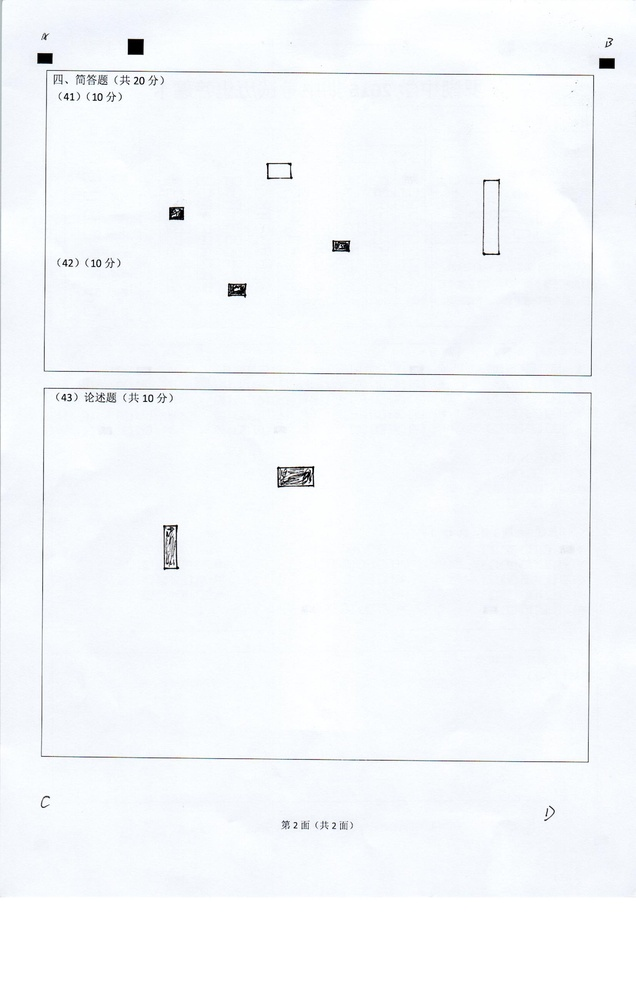
//> input picture warpAffine/002.jpg, 636 x 1000 px, shrunk from 1653 x 2598 before the run
$ ./main   (built with g++ and OpenCV 4)
//> lines starting //> are read from the running program, lines starting //| are printed output that depends on the picture; after the words box and inside, x2 and y2 are one past the last pixel; in counts of white or black regions, pixels touching at a corner belong together
//> further down, src is the input picture: 1000 rows x 636 cols, CV_8UC3; mean B, G, R 251.6, 248.6, 245.6
### TesseractTest/MouseSelect.h
#pragma once
#ifndef __MOUSESELECT_H__
#define __MOUSESELECT_H__

#include <opencv2/opencv.hpp>
#include <iostream>

#define MAX_OBJECTS    10
using namespace cv;
//using namespace std;
typedef struct MouseSelectParams
{
	std::vector<Point> pts;        //Points of selected
	char        *win_name;
	Mat            *image;
	unsigned int mode;        //1 Point,2 Rect
	int             n;            // selected object number
}MouseSelectParams;

void on_mouse(int event, int x, int y, int flags, void *param);
class MouseSelect
{
public:
	MouseSelect();
	~MouseSelect();

	void select_rect(Mat &frame);
	void select_point(Mat &frame);

	std::vector<Point> vPoints;
	std::vector<Rect> vRects;
	unsigned int obj_selected;
private:
	int get_rects(Mat &frame);
	int get_points(Mat &frame);

};
#endif

### TesseractTest/MouseSelect.cpp
#include "MouseSelect.h"

MouseSelectParams *g_mousep;
MouseSelect::MouseSelect() {}

MouseSelect::~MouseSelect() {}

void MouseSelect::select_rect(Mat &frame)
{
	obj_selected = 0;
	while (0 == obj_selected)
	{
		obj_selected = get_rects(frame);
		if (obj_selected == 0)
		{
			std::cout << "You haven't selected any rectangles. " << std::endl;
		}
	}
//> this loop made 1 pass; the left mouse button is pressed at (159, 250)
//> obj_selected on pass 1: 1
//> pass 1, in on_mouse (call 4), `imshow(g_mousep->win_name, *g_mousep->image);`:
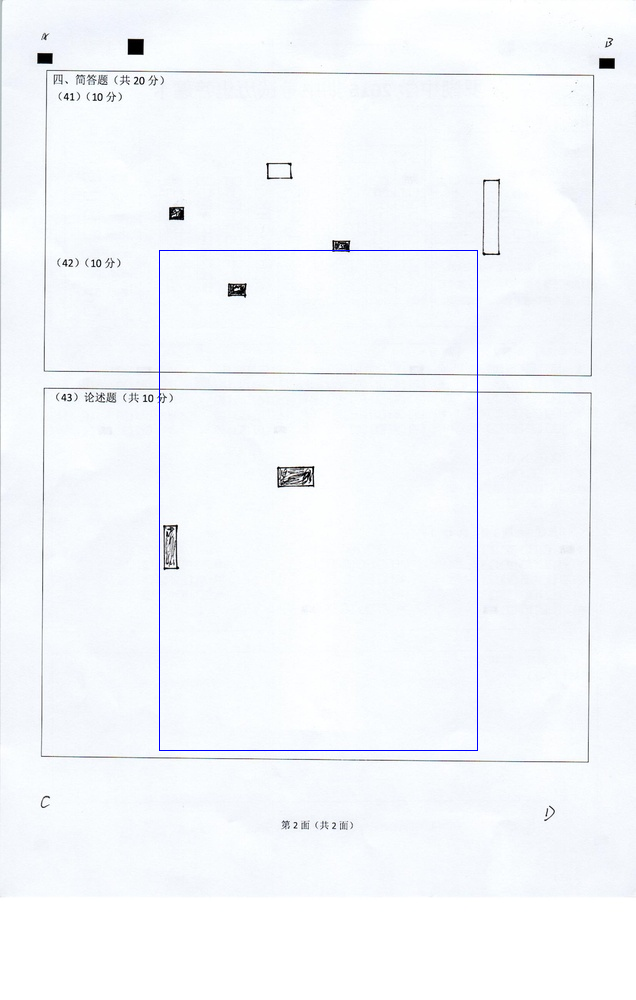
//> window 'Init Frame': 1000 rows x 636 cols, CV_8UC3; mean B, G, R 251.6, 247.9, 245
}

// [12 lines left out: function select_point, not called in this run]

int MouseSelect::get_rects(Mat &frame)
{
	char *win_name = "Init Frame";
	MouseSelectParams params;
	params.win_name = win_name;
	params.image = &frame;
	params.n = 0;
	params.mode = 2;
	namedWindow(win_name, WINDOW_AUTOSIZE);
	imshow(win_name, frame);

	g_mousep = &params;
	setMouseCallback(win_name, on_mouse, 0);
	waitKey(0);
	destroyWindow(win_name);

	int x1, x2, y1, y2, w, h;
	Rect rt;
	Point pt1, pt2;
	std::cout << "Point Num: " << params.pts.size() << " Object Num: " << params.n << " Object Type: Rect." << std::endl;
	for (int i = 0; i < params.pts.size(); i += 2)
	{
		pt1 = params.pts[i];
		pt2 = params.pts[i + 1];
		x1 = min(pt1.x, pt2.x);
		x2 = max(pt1.x, pt2.x);
		y1 = min(pt1.y, pt2.y);
		y2 = max(pt1.y, pt2.y);
		w = x2 - x1;
		h = y2 - y1;
		w = (w % 2) ? w : w + 1;
		h = (h % 2) ? h : h + 1;
		rt.x = x1;
		rt.y = y1;
		rt.width = w;
		rt.height = h;
		vRects.push_back(rt);
	}
	return params.n;
}

// [25 lines left out: function get_points, not called in this run]

void on_mouse(int event, int x, int y, int flags, void *param)
{
	int        n;
	static bool pressed = false;
	static Point cur_pt;
	static Point prev_pt;
	/* on left button press, remember first corner of rectangle around object */
	if (event == CV_EVENT_LBUTTONDOWN)
	{
		n = g_mousep->n;
		if (n == MAX_OBJECTS)
		{
			return;
		}
		prev_pt.x = x;
		prev_pt.y = y;
		//cout<<prev_pt.x <<","<<prev_pt.y<<" "<<cur_pt.x<<","<<cur_pt.y<<endl;
		pressed = true;
	}
	/* on left button up, finalise the rectangle and draw it in black */
	else if (event == CV_EVENT_LBUTTONUP && pressed)
	{
		/* 1 == mode for selecting points */
		if (1 == g_mousep->mode)
		{
			n = g_mousep->n;
			if (n == MAX_OBJECTS)
			{
				return;
			}
			cur_pt.x = x;
			cur_pt.y = y;
			g_mousep->pts.push_back(cur_pt);
			int radius = 3;
			circle(*g_mousep->image, cur_pt, radius, CV_RGB(255, 0, 0));
			imshow(g_mousep->win_name, *g_mousep->image);
			pressed = false;
			g_mousep->n++;
		}
		/* 2 == mode for selecting rectangles */
		else if (2 == g_mousep->mode)
		{
			n = g_mousep->n;
			if (n == MAX_OBJECTS)
			{
				return;
			}
			cur_pt.x = x;
			cur_pt.y = y;
			g_mousep->pts.push_back(prev_pt);
			g_mousep->pts.push_back(cur_pt);

//			g_mousep->rt = CvRect(prev_pt.x, prev_pt.y, cur_pt.x - prev_pt.x, cur_pt.y - prev_pt.y);
			//    cout<<prev_pt.x <<","<<prev_pt.y<<" "<<cur_pt.x<<","<<cur_pt.y<<endl;
			rectangle(*g_mousep->image, prev_pt, cur_pt, CV_RGB(0, 0, 255));
			imshow(g_mousep->win_name, *g_mousep->image);
			pressed = false;
			g_mousep->n++;
		}
		else if (3 == g_mousep->mode)
		{
			n = g_mousep->n;

		}
	}
	else if (event == CV_EVENT_MOUSEMOVE && pressed && CV_EVENT_FLAG_LBUTTON)
	{
		if (2 == g_mousep->mode)
		{
			n = g_mousep->n;
			if (n == MAX_OBJECTS)
			{
				return;
			}
			cur_pt.x = x;
			cur_pt.y = y;
			Mat tmp = (*g_mousep->image).clone();
			//cout<<prev_pt.x <<","<<prev_pt.y<<" "<<cur_pt.x<<","<<cur_pt.y<<endl;
			rectangle(tmp, prev_pt, cur_pt, CV_RGB(0, 255, 0));
			imshow(g_mousep->win_name, tmp);
		}
	}
}

### warpAffine/main.cpp
#include <opencv2/core/core.hpp>
#include<opencv2/highgui/highgui.hpp>
#include<opencv2/imgproc/imgproc.hpp>
#include<iostream>
#include<map>
#include<cmath>
#include <time.h>
#include "MouseSelect.h"


using namespace std;
using namespace cv;

#if 1
cv::Mat src;
std::vector<Rect> vecFix;
MouseSelect mouse;

cv::Mat dst;
std::vector<Rect> vecFix2;

bool SortByArea(cv::Rect& rt1, cv::Rect& rt2)
{
	return rt1.area() > rt2.area() ? true : (rt1.area() < rt2.area() ? false : (rt1.x > rt2.x ? true : false));
}

void sharpenImage1(const cv::Mat &image, cv::Mat &result)
{
	//创建并初始化滤波模板
	cv::Mat kernel(3, 3, CV_32F, cv::Scalar(0));
	kernel.at<float>(1, 1) = 5;
	kernel.at<float>(0, 1) = -1.0;
	kernel.at<float>(1, 0) = -1.0;
	kernel.at<float>(1, 2) = -1.0;
	kernel.at<float>(2, 1) = -1.0;

	result.create(image.size(), image.type());

	//对图像进行滤波
	cv::filter2D(image, result, image.depth(), kernel);
}

// [61 lines left out: function Recognise, not called in this run]

bool Recognise2(cv::Rect rtOri, cv::Mat& src, std::vector<Rect>& vecFix)
{
	clock_t start, end;
	start = clock();

	Mat imgResult = src(rtOri).clone();

	if (imgResult.channels() == 3)
		cvtColor(imgResult, imgResult, CV_BGR2GRAY);
	GaussianBlur(imgResult, imgResult, cv::Size(5, 5), 0, 0);
//	imshow("GaussianBlur", imgResult);
	sharpenImage1(imgResult, imgResult);
//	imshow("sharpenImage1", imgResult);

	threshold(imgResult, imgResult, 60, 255, THRESH_BINARY);
//	imshow("threshold", imgResult);

	cv::Canny(imgResult, imgResult, 0, 90, 5);
//	imshow("Canny", imgResult);
	Mat element = getStructuringElement(MORPH_RECT, Size(6, 6));	//Size(6, 6)	普通空白框可识别
// 	dilate(imgResult, imgResult, element);
// 	imshow("dilate", imgResult);

	IplImage ipl_img(imgResult);

	//the parm. for cvFindContours
	CvMemStorage* storage = cvCreateMemStorage(0);
	CvSeq* contour = 0;

	//提取轮廓
	cvFindContours(&ipl_img, storage, &contour, sizeof(CvContour), CHAIN_APPROX_NONE, CV_CHAIN_APPROX_SIMPLE);

	bool bResult = false;
	std::vector<Rect>RectCompList;
	for (int iteratorIdx = 0; contour != 0; contour = contour->h_next, iteratorIdx++)
	{
		CvRect aRect = cvBoundingRect(contour, 0);
		Rect rm = aRect;

		if (rm.width < 10 || rm.height < 7 || rm.width > 70 || rm.height > 50 || rm.area() < 70)
		{
			char szLog[200] = { 0 };
			sprintf_s(szLog, "rect: (%d,%d,%d,%d)\n", rm.x, rm.y, rm.width, rm.height);
			std::cout << szLog << std::endl;
			continue;
		}

		rm.x = rm.x + rtOri.x/* - m_ptFixCP.x*/;
		rm.y = rm.y + rtOri.y/* - m_ptFixCP.y*/;

		RectCompList.push_back(rm);

	}

	std::sort(RectCompList.begin(), RectCompList.end(), SortByArea);
	if (RectCompList.size())
	{
		Rect rtTmp = RectCompList[0];
		vecFix.push_back(rtTmp);
	}

	end = clock();

	char szLog[200] = { 0 };
	sprintf_s(szLog, "Recognise time: %d, find rect counts: %d.\n", end - start, RectCompList.size());
	std::cout << szLog << std::endl;
	return bResult;
}

void HRotate(cv::Mat& src, cv::Mat& dst, cv::Mat& rotMat)
{
	clock_t start, end;
	start = clock();

	Mat hsv;
	cvtColor(src, hsv, CV_BGR2GRAY);
	Mat srcImg = hsv;


	Point center(srcImg.cols / 2, srcImg.rows / 2);
//> center = Point(318, 500)

	//Expand image to an optimal size, for faster processing speed
	//Set widths of borders in four directions
	//If borderType==BORDER_CONSTANT, fill the borders with (0,0,0)
	Mat padded;
	int opWidth = getOptimalDFTSize(srcImg.rows);
//> opWidth = 1000
	int opHeight = getOptimalDFTSize(srcImg.cols);
//> opHeight = 640
	copyMakeBorder(srcImg, padded, 0, opWidth - srcImg.rows, 0, opHeight - srcImg.cols, BORDER_CONSTANT, Scalar::all(0));

	char szTmpLog[200] = { 0 };
	end = clock();
	sprintf_s(szTmpLog, "时间1: %d\n", end - start);
	std::cout << szTmpLog << std::endl;

	Mat planes[] = { Mat_<float>(padded), Mat::zeros(padded.size(), CV_32F) };
//> planes[1]: 1000 rows x 640 cols, CV_32FC1; every value is 0
	Mat comImg;
	//Merge into a double-channel image
	merge(planes, 2, comImg);


	end = clock();
	sprintf_s(szTmpLog, "时间2-0: %d\n", end - start);
	std::cout << szTmpLog << std::endl;

	//Use the same image as input and output,
	//so that the results can fit in Mat well
	dft(comImg, comImg);


	end = clock();
	sprintf_s(szTmpLog, "时间2-1: %d\n", end - start);
	std::cout << szTmpLog << std::endl;

	//Compute the magnitude
	//planes[0]=Re(DFT(I)), planes[1]=Im(DFT(I))
	//magnitude=sqrt(Re^2+Im^2)
	split(comImg, planes);
	magnitude(planes[0], planes[1], planes[0]);

	end = clock();
	sprintf_s(szTmpLog, "时间2-2: %d\n", end - start);
	std::cout << szTmpLog << std::endl;

	//Switch to logarithmic scale, for better visual results
	//M2=log(1+M1)
	Mat magMat = planes[0];
	magMat += Scalar::all(1);
	log(magMat, magMat);

	end = clock();
	sprintf_s(szTmpLog, "时间3: %d\n", end - start);
	std::cout << szTmpLog << std::endl;

	//Crop the spectrum
	//Width and height of magMat should be even, so that they can be divided by 2
	//-2 is 11111110 in binary system, operator & make sure width and height are always even
	magMat = magMat(Rect(0, 0, magMat.cols & -2, magMat.rows & -2));

	//Rearrange the quadrants of Fourier image,
	//so that the origin is at the center of image,
	//and move the high frequency to the corners
	int cx = magMat.cols / 2;
//> cx = 320
	int cy = magMat.rows / 2;
//> cy = 500

	Mat q0(magMat, Rect(0, 0, cx, cy));
	Mat q1(magMat, Rect(0, cy, cx, cy));
	Mat q2(magMat, Rect(cx, cy, cx, cy));
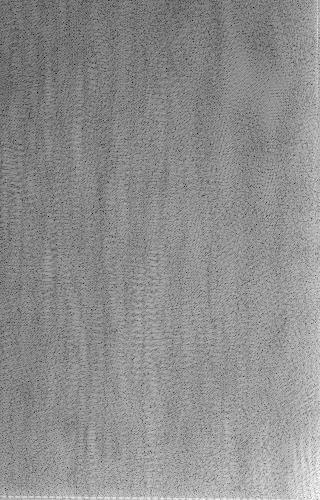
//> q2: 500 rows x 320 cols, CV_32FC1; min 2.15, max 12.88, mean 8.15; drawn with min black and max white
	Mat q3(magMat, Rect(cx, 0, cx, cy));
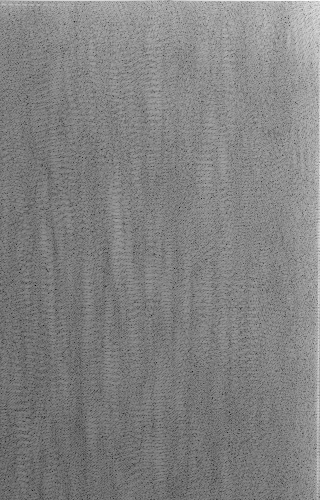
//> q3: 500 rows x 320 cols, CV_32FC1; min 1.51, max 14.23, mean 8; drawn with min black and max white

	Mat tmp;
	q0.copyTo(tmp);
	q2.copyTo(q0);
	tmp.copyTo(q2);

	q1.copyTo(tmp);
	q3.copyTo(q1);
	tmp.copyTo(q3);
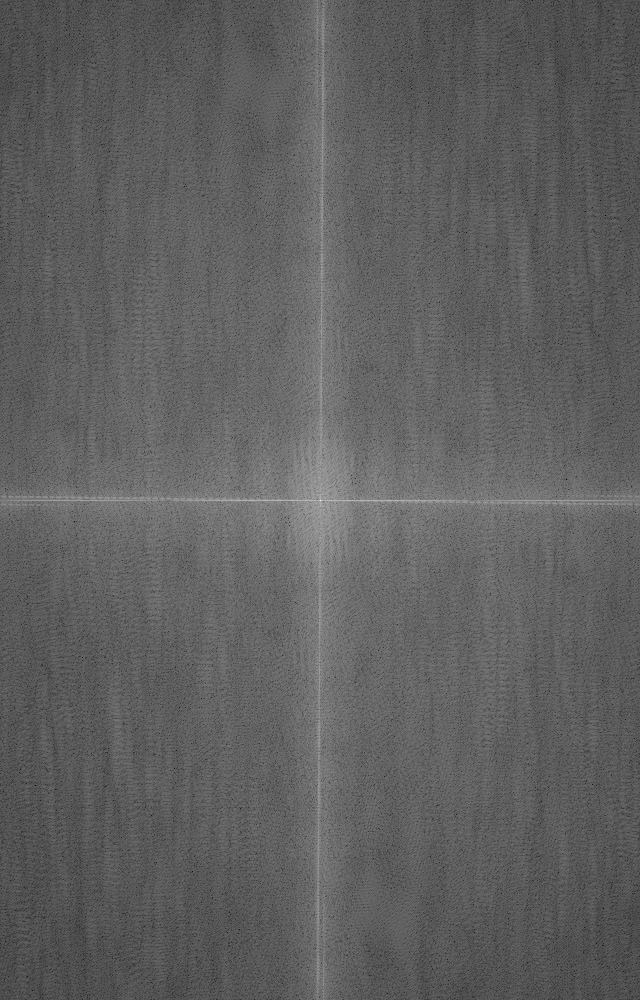
//> magMat: 1000 rows x 640 cols, CV_32FC1; min 1.51, max 18.88, mean 8.08; drawn with min black and max white

	end = clock();
	sprintf_s(szTmpLog, "时间4: %d\n", end - start);
	std::cout << szTmpLog << std::endl;

	//Normalize the magnitude to [0,1], then to[0,255]
	normalize(magMat, magMat, 0, 1, CV_MINMAX);
	Mat magImg(magMat.size(), CV_8UC1);
	magMat.convertTo(magImg, CV_8UC1, 255, 0);
	//	imshow("magnitude", magImg);
	//imwrite("imageText_mag.jpg",magImg);

	//Turn into binary image
	threshold(magImg, magImg, 150, 255, CV_THRESH_BINARY);
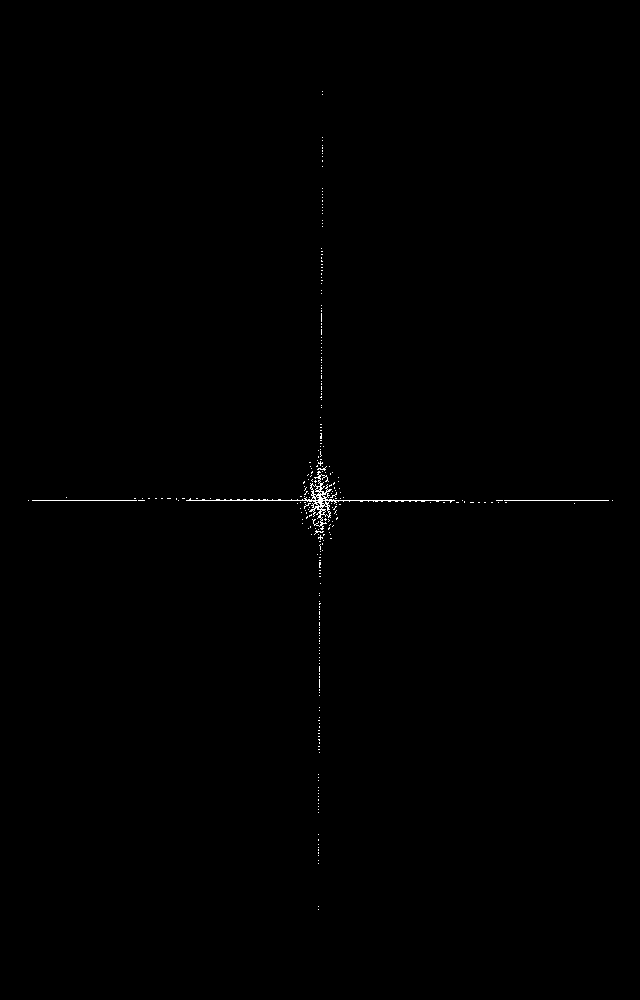
//> magImg: 1000 rows x 640 cols, CV_8UC1; 0.25% white in thin lines or dots, all inside (x1, y1, x2, y2) = (28, 91, 613, 910)
	//	imshow("mag_binary", magImg);
	//imwrite("imageText_bin.jpg",magImg);

	end = clock();
	sprintf_s(szTmpLog, "时间5: %d\n", end - start);
	std::cout << szTmpLog << std::endl;

	//Find lines with Hough Transformation
	std::vector<cv::Vec2f> lines;
	float pi180 = (float)CV_PI / 180;
	Mat linImg(magImg.size(), CV_8UC3);
	HoughLines(magImg, lines, 1, pi180, 100, 0, 0);
//> lines = 4 lines (rho, theta): [500, 1.57], [319, 0], [321, 0], [495, 1.59]


	end = clock();
	sprintf_s(szTmpLog, "时间6-0: %d\n", end - start);
	std::cout << szTmpLog << std::endl;

	int numLines = lines.size();
//> numLines = 4
	for (int l = 0; l < numLines; l++)
	{
		float rho = lines[l][0], theta = lines[l][1];
		Point pt1, pt2;
		double a = cos(theta), b = sin(theta);
		double x0 = a*rho, y0 = b*rho;
		pt1.x = cvRound(x0 + 1000 * (-b));
		pt1.y = cvRound(y0 + 1000 * (a));
		pt2.x = cvRound(x0 - 1000 * (-b));
		pt2.y = cvRound(y0 - 1000 * (a));
		line(linImg, pt1, pt2, Scalar(255, 0, 0), 3, 8, 0);
	}
//> this loop made 4 passes
//> (rho, theta, a, b, x0, y0) on passes 1 to 4: (500, 1.57, -4.37e-08, 1, -2.19e-05, 500), (319, 0, 1, 0, 319, 0), (321, 0, 1, 0, 321, 0), (495, 1.59, -0.0175, 1, -8.64, 494.9)
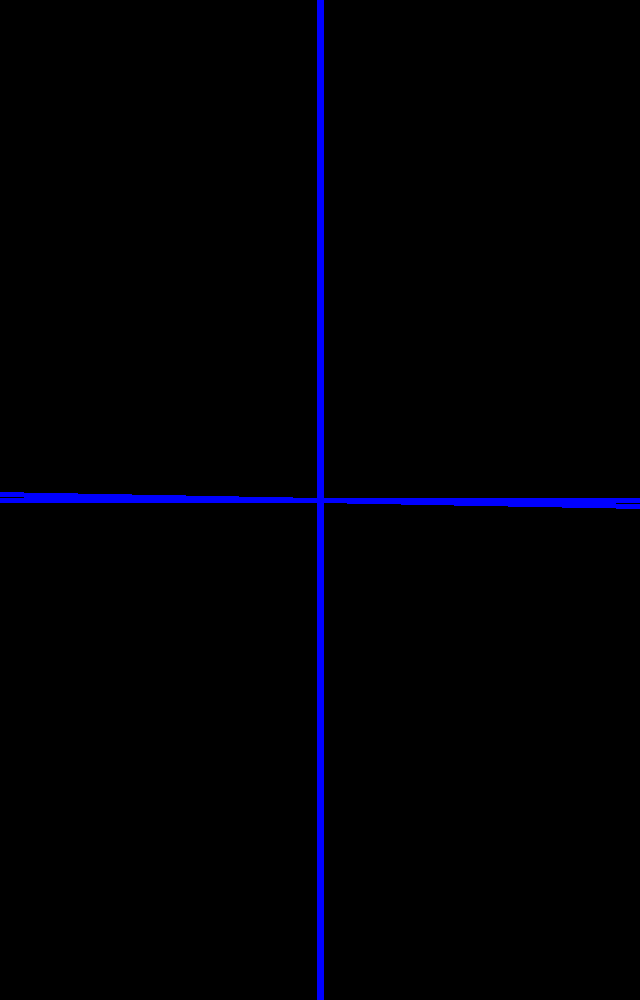
//> linImg: 1000 rows x 640 cols, CV_8UC3; mean B, G, R 4.8, 0, 0
	//	imshow("lines", linImg);
	//imwrite("imageText_line.jpg",linImg);
	if (lines.size() == 3){
		char szLog[200] = { 0 };
		sprintf_s(szLog, "found three angels: %f, %f, %f\n", lines[0][1] * 180 / CV_PI, lines[1][1] * 180 / CV_PI, lines[2][1] * 180 / CV_PI);
		std::cout << szTmpLog << std::endl;
	}

	end = clock();
	sprintf_s(szTmpLog, "时间6-1: %d\n", end - start);
	std::cout << szTmpLog << std::endl;

	//Find the proper angel from the three found angels
	float angel = 0;
	float piThresh = (float)CV_PI / 90;
	float pi2 = CV_PI / 2;
	for (int l = 0; l < numLines; l++)
	{
		float theta = lines[l][1];
		if (abs(theta) < piThresh || abs(theta - pi2) < piThresh)
			continue;
		else{
			angel = theta;
			break;
		}
	}
//> this loop made 4 passes
//> theta on passes 1 to 4: 1.57, 0, 0, 1.59

	//Calculate the rotation angel
	//The image has to be square,
	//so that the rotation angel can be calculate right
	angel = angel < pi2 ? angel : angel - CV_PI;
//> angel = 0
	if (angel != pi2){
		float angelT = srcImg.rows*tan(angel) / srcImg.cols;
//> angelT = 0
		angel = atan(angelT);
	}
	float angelD = angel * 180 / (float)CV_PI;
//> angelD = 0
	//	cout << "the rotation angel to be applied:" << endl << angelD << endl << endl;
	char szLog[200] = { 0 };
	sprintf_s(szLog, "the rotation angel to be applied: %f\n", angelD);
	std::cout << szTmpLog << std::endl;

	end = clock();
	sprintf_s(szTmpLog, "时间7: %d\n", end - start);
	std::cout << szTmpLog << std::endl;

	//Rotate the image to recover
	rotMat = getRotationMatrix2D(center, angelD, 1.0);
//> rotMat = [[1, 0, 0], [0, 1, 0]]
	dst = Mat::ones(srcImg.size(), CV_8UC3);
	warpAffine(srcImg, dst, rotMat, srcImg.size(), INTER_LINEAR, 0, Scalar(255, 255, 255));

	end = clock();
	//	char szTmpLog[200] = { 0 };
	sprintf_s(szTmpLog, "总时间: %d\n", end - start);
	std::cout << szTmpLog << std::endl;

// [7 lines of commented-out code are left out]
}

// 获取指定像素点放射变换后的新的坐标位置
// [22 lines left out: functions getPointAffinedPos, getPointAffinedPos, not called in this run]

int main()
{
	src = cv::imread("002.jpg");	//answerCard.png	test	card1.png  00000051.Tif

//	MouseSelect mouse;
	mouse.select_rect(src.clone());

	Mat dst1;
	Mat rotMat1;
	HRotate(src, dst1, rotMat1);
//> rotMat1 = [[1, 0, 0], [0, 1, 0]]
	namedWindow("src", CV_WINDOW_NORMAL);
	imshow("src", src);
	namedWindow("result1", CV_WINDOW_NORMAL);
	imshow("result1", dst1);

	vector<Rect> vecNewModel;
	for (int i = 0; i < 3; i++)
	{
		Rect rt = mouse.vRects[i];
		Point2f p = Point2f(0, 0);
		p.x = rotMat1.ptr<double>(0)[0] * rt.x + rotMat1.ptr<double>(0)[1] * rt.y + rotMat1.ptr<double>(0)[2];
		p.y = rotMat1.ptr<double>(1)[0] * rt.x + rotMat1.ptr<double>(1)[1] * rt.y + rotMat1.ptr<double>(1)[2];
		rt.x = p.x + 15;
		rt.y = p.y + 15;
		Point p2 = rt.br();
		p2.x = rotMat1.ptr<double>(0)[0] * p2.x + rotMat1.ptr<double>(0)[1] * p2.y + rotMat1.ptr<double>(0)[2];
		p2.y = rotMat1.ptr<double>(1)[0] * p2.x + rotMat1.ptr<double>(1)[1] * p2.y + rotMat1.ptr<double>(1)[2];
		rt.width = p2.x - p.x - 15;
		rt.height = p2.y - p.y - 15;
		vecNewModel.push_back(rt);

//> (the run ends here: the program stops with an error, at `GaussianBlur(imgResult, imgResult, cv::Size(5, 5), 0, 0);`)

$ run again, with RectDect/card1.png saved as warpAffine/002.jpg
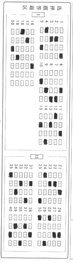
//> input picture RectDect/card1.png, 73 x 263 px, shrunk from 190 x 682 before the run
//> src is the input picture: 263 rows x 73 cols, CV_8UC3; min 30, max 255, mean 234.5
//> the loop in select_rect, `while (0 == obj_selected)` made 1 pass; the left mouse button is pressed at (18, 65)
//> obj_selected on pass 1: 1
//> in HRotate, `threshold(magImg, magImg, 150, 255, CV_THRESH_BINARY);`:
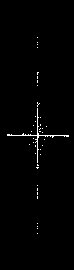
//> magImg: 270 rows x 74 cols, CV_8UC1; 1.1% white in thin lines or dots, all inside (x1, y1, x2, y2) = (7, 37, 69, 234)
//> lines = empty
//> numLines = 0
//> rotMat = [[1, 0, 0], [0, 1, 0]]
